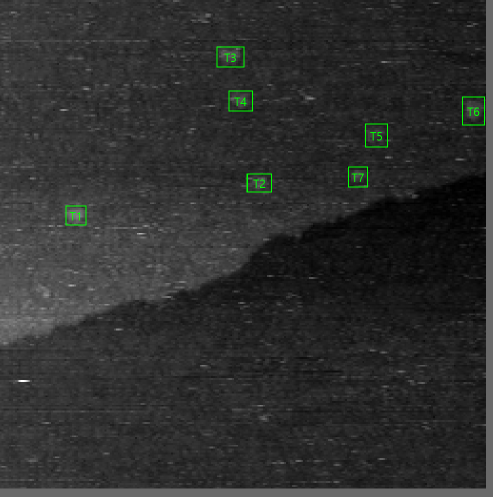
#> input picture nanotrack/images/1.png, 986 x 994 px (shown at 1/2 size)
$ python -i morphrec_tools.py   (imports and definitions only)
#> lines starting #> are read from the running program, lines starting #| are printed output that depends on the picture
import numpy as np
from skimage.morphology import rectangle, erosion, dilation, reconstruction
from skimage.measure import regionprops, label
from skimage.transform import rotate
from skimage.filters import threshold_otsu

def _directional_morph_reconstruction(img, length_px=31, width_px=1, angle_deg=0.0,
                                      mode="open", protect_min_area_px=0,
                                      protect_min_minor_px=0):
#> called with length_px = 31, width_px = 1, angle_deg = 0, mode = 'open', protect_min_area_px = 0, protect_min_minor_px = 0
    im = img.astype(np.float32, copy=False)
    L = max(3, int(length_px) | 1); W = max(1, int(width_px))
    se = rectangle(W, L)
    rot = rotate(im, -angle_deg, resize=False, preserve_range=True, order=1, mode="edge")
    if mode == "open":
        seed = erosion(rot, se); rec = reconstruction(seed, rot, method='dilation')
#> after `seed = erosion(rot, se)`:
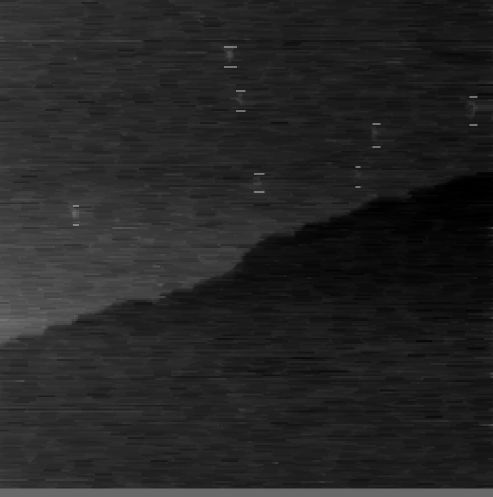
#> seed: shape (994, 986) float32 (shown at 1/2 size); min 0, max 200, mean 36.8
        removed = rot - rec
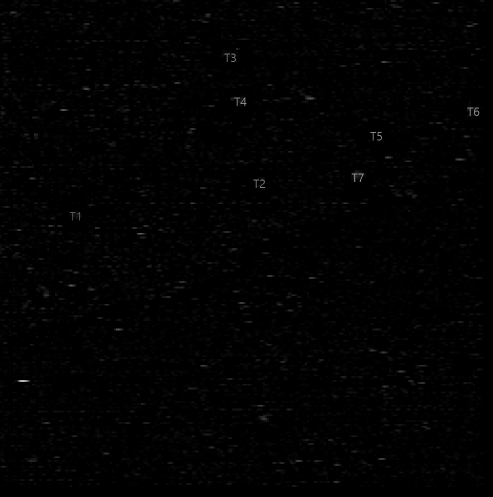
#> removed: shape (994, 986) float32 (shown at 1/2 size); min 0, max 180, mean 1.9
    elif mode == "close":
        seed = dilation(rot, se); rec = reconstruction(seed, rot, method='erosion')
        removed = rec - rot
    else:
        return img
    # ochrona
    if protect_min_area_px > 0 or protect_min_minor_px > 0:
        pos = removed > 0
        vals = removed[pos]
        thr = threshold_otsu(vals.astype(np.float32)) if vals.size >= 64 else (float(vals.mean()) if vals.size else 0.0)
        cand = np.zeros_like(pos, bool); cand[pos] = removed[pos] > max(thr, 0.0)
        lab = label(cand, connectivity=2)
        if lab.max() > 0:
            restore = np.zeros_like(cand, bool)
            for r in regionprops(lab):
                if (protect_min_area_px and r.area >= protect_min_area_px) or \
                   (protect_min_minor_px and getattr(r, "minor_axis_length", 0.0) >= protect_min_minor_px):
                    restore[lab == r.label] = True
            rec[restore] = rot[restore]
    out = rotate(rec, angle_deg, resize=False, preserve_range=True, order=1, mode="edge")
    return out.astype(np.float32, copy=False)

>>> import cv2
>>> picture = cv2.imread('../../nanotrack/images/1.png', cv2.IMREAD_GRAYSCALE)
>>> result = _directional_morph_reconstruction(picture)

$ run again, on nanotrack/images/3.png
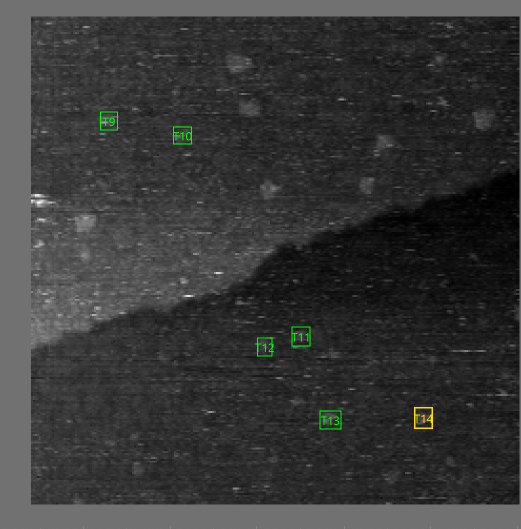
#> input picture nanotrack/images/3.png, 1042 x 1058 px (shown at 1/2 size)
#> in _directional_morph_reconstruction, `seed = erosion(rot, se)`:
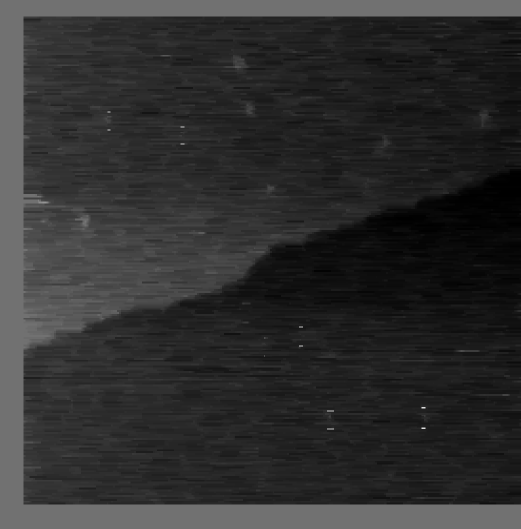
#> seed: shape (1058, 1042) float32 (shown at 1/2 size); min 0, max 220, mean 46.5
#> in _directional_morph_reconstruction, `removed = rot - rec`:
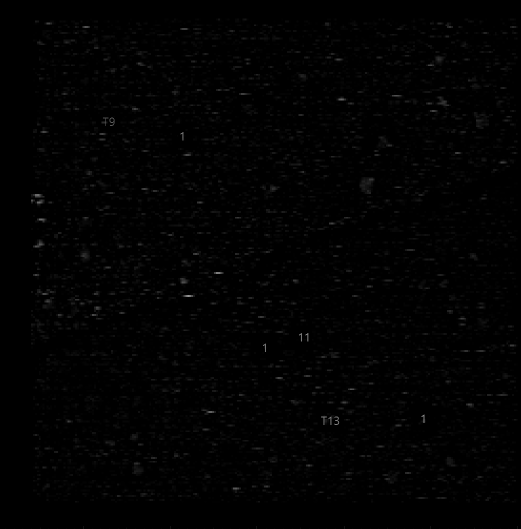
#> removed: shape (1058, 1042) float32 (shown at 1/2 size); min 0, max 150, mean 1.9
